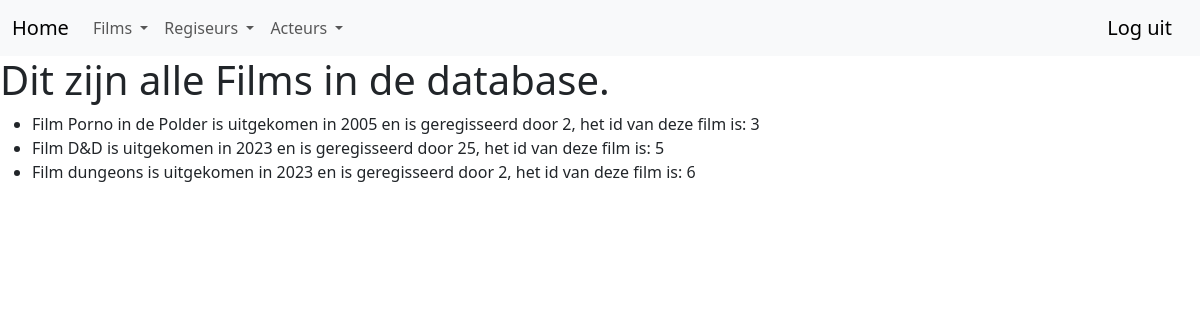
The page /listfilms (signed in) on the database its author committed.
### myproject/models.py (models this page shows, shortened)
class Film(db.Model):
    __tablename__ = 'film'
    id = db.Column(db.Integer,primary_key=True,autoincrement=True)
    titel = db.Column(db.Text)
    jaartal = db.Column(db.Integer)
    regisseur_id = db.Column(db.Integer)
    youtube = db.Column(db.Text)
    def __repr__(self):
        return f"Film {self.titel} is uitgekomen in {self.jaartal} en is geregisseerd door {self.regisseur_id}, het id van deze film is: {self.id}"

### app.py (the view)
@app.route('/listfilms')
def list_films():
    films = Film.query.all()
    return render_template('listfilms.html', films = films)

### myproject/models.py (called while the page is built)
@login_manager.user_loader
def load_user(user_id):
    return User.query.get(user_id)

### myproject/templates/listfilms.html
{% extends "base.html" %}
{% block content %}
<div class="jumbotron">
  <h1>Dit zijn alle Films in de database.</h1>
  <ul>
    {% for film in films  %}
    <li>{{film}}</li>
    {% endfor %}
  </ul>
</div>
{% endblock %}

### rows shown on the page
Film: titel+jaartal+regisseur "Film Porno in de Polder is uitgekomen in 2005 en is geregisseerd door 2, het id van deze film is: 3"
Film: titel+jaartal+regisseur "Film D&D is uitgekomen in 2023 en is geregisseerd door 25, het id van deze film is: 5"
Film: titel+jaartal+regisseur "Film dungeons is uitgekomen in 2023 en is geregisseerd door 2, het id van deze film is: 6"
